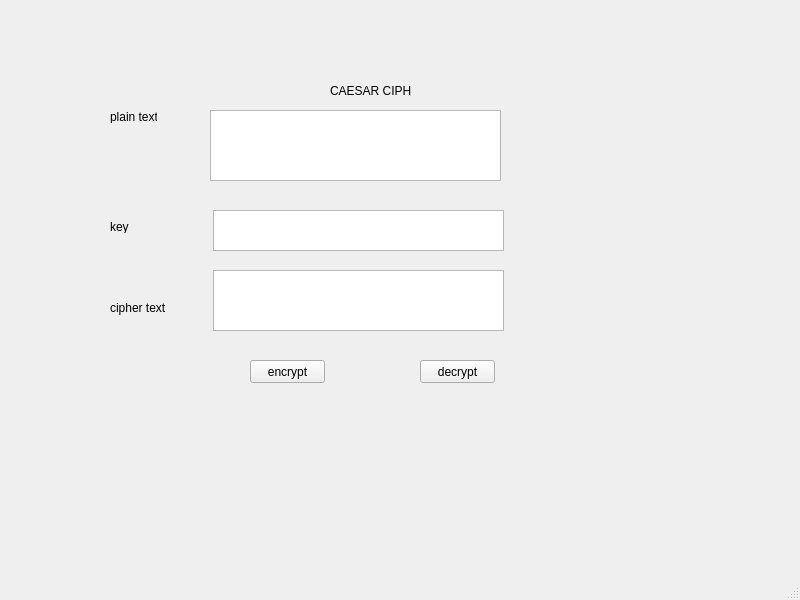
<?xml version="1.0" encoding="UTF-8"?>
<ui version="4.0">
 <class>MainWindow</class>
 <widget class="QMainWindow" name="MainWindow">
  <property name="geometry">
   <rect>
    <x>0</x>
    <y>0</y>
    <width>800</width>
    <height>600</height>
   </rect>
  </property>
  <property name="windowTitle">
   <string>MainWindow</string>
  </property>
  <widget class="QWidget" name="centralwidget">
   <widget class="QLabel" name="label">
    <property name="geometry">
     <rect>
      <x>330</x>
      <y>70</y>
      <width>81</width>
      <height>41</height>
     </rect>
    </property>
    <property name="text">
     <string>CAESAR CIPHER</string>
    </property>
   </widget>
   <widget class="QLabel" name="label_2">
    <property name="geometry">
     <rect>
      <x>110</x>
      <y>110</y>
      <width>47</width>
      <height>13</height>
     </rect>
    </property>
    <property name="text">
     <string>plain text</string>
    </property>
   </widget>
   <widget class="QLabel" name="label_3">
    <property name="geometry">
     <rect>
      <x>110</x>
      <y>220</y>
      <width>47</width>
      <height>13</height>
     </rect>
    </property>
    <property name="text">
     <string>key</string>
    </property>
   </widget>
   <widget class="QLabel" name="label_4">
    <property name="geometry">
     <rect>
      <x>110</x>
      <y>300</y>
      <width>61</width>
      <height>16</height>
     </rect>
    </property>
    <property name="text">
     <string>cipher text</string>
    </property>
   </widget>
   <widget class="QPushButton" name="btn_encrypt">
    <property name="geometry">
     <rect>
      <x>250</x>
      <y>360</y>
      <width>75</width>
      <height>23</height>
     </rect>
    </property>
    <property name="text">
     <string>encrypt</string>
    </property>
   </widget>
   <widget class="QPushButton" name="btn_decrypt">
    <property name="geometry">
     <rect>
      <x>420</x>
      <y>360</y>
      <width>75</width>
      <height>23</height>
     </rect>
    </property>
    <property name="text">
     <string>decrypt</string>
    </property>
   </widget>
   <widget class="QTextEdit" name="plaitext_txt">
    <property name="geometry">
     <rect>
      <x>210</x>
      <y>110</y>
      <width>291</width>
      <height>71</height>
     </rect>
    </property>
   </widget>
   <widget class="QTextEdit" name="key_txt">
    <property name="geometry">
     <rect>
      <x>213</x>
      <y>210</y>
      <width>291</width>
      <height>41</height>
     </rect>
    </property>
   </widget>
   <widget class="QTextEdit" name="ciphertext_txt">
    <property name="geometry">
     <rect>
      <x>213</x>
      <y>270</y>
      <width>291</width>
      <height>61</height>
     </rect>
    </property>
   </widget>
  </widget>
  <widget class="QMenuBar" name="menubar">
   <property name="geometry">
    <rect>
     <x>0</x>
     <y>0</y>
     <width>800</width>
     <height>21</height>
    </rect>
   </property>
  </widget>
  <widget class="QStatusBar" name="statusbar"/>
 </widget>
 <resources/>
 <connections/>
</ui>
